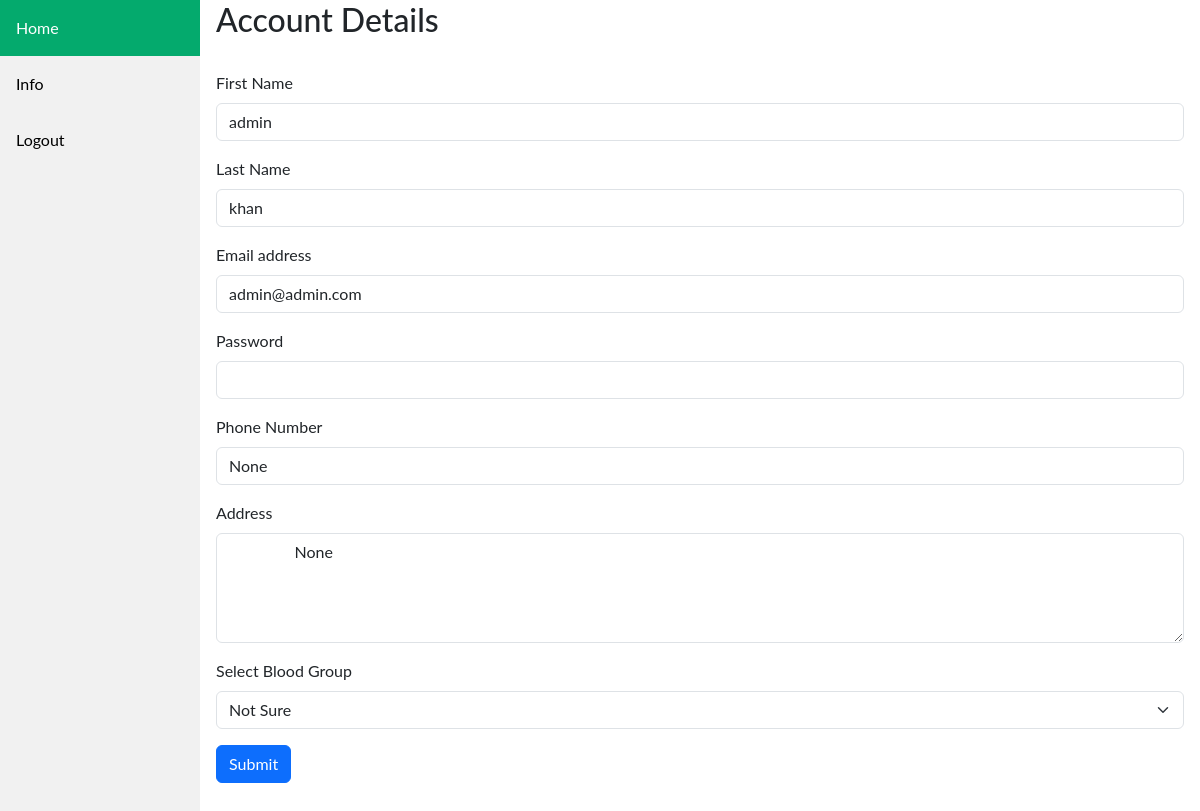
/hospital/info/ (signed in), run on the app's committed database.
### core/models.py (models this page shows)
class User(AbstractBaseUser, PermissionsMixin):
    first_name = models.CharField(max_length=15)
    last_name = models.CharField(max_length=15)
    email = models.EmailField(max_length=200, unique=True)
    address = models.TextField(null=True)
    phone = models.BigIntegerField(null=True, unique=True)
    status = models.BooleanField(default=False)
    is_donor = models.BooleanField(default=False, null=True)
    is_receipient = models.BooleanField(default=False, null=True)
    is_hospital_stff = models.BooleanField(null=True,default=False)
    blood_group = models.ForeignKey(Bloodstock, on_delete=models.CASCADE, null=True)
    is_manager = models.BooleanField(default=False, null=True)
    is_active = models.BooleanField(default=True)
    is_staff = models.BooleanField(default=False)
    is_superuser = models.BooleanField(default=False)
    objects = UserManager()
    USERNAME_FIELD = "email"
    REQUIRED_FIELDS = ["first_name", "last_name"]
    def __str__(self):
        return self.email

### hospital/views.py (the view)
# urls.py: path("info/",InfoView,name="info"),
def InfoView(request):
    if request.method == "POST":
        data = request.POST
        firstname = data.get("first_name")
        lastname = data.get("last_name")
        email = data.get("email")
        password = data.get("password")
        phone = data.get("phone")
        address = data.get("address")
        blood_group = data.get("blood_group")
        user = User.objects.get(id=request.user.id)
        if firstname:
            user.first_name = firstname
            user.save()
        else:
            pass
        if lastname:
            user.last_name = lastname
            user.save()
        else:
            pass
        if email:
            user.email = email
            user.save()
        else:
            pass
        if address:
            user.address = address
            user.save()
        else:
            pass
        if phone:
            user.phone = phone
            user.save()
        else:
            pass
        if password:
            user.set_password(password)
            user.save()
            login(request, user)
        else:
            pass
        if blood_group:
            user.blood_group = blood_group
            user.save()
        else:
            pass
        return redirect("/hospital/login/")
    else:
        user = request.user
        if user.is_authenticated:
            user_obj = User.objects.get(email=user.email)
            print(user_obj)
            context = {"data": user_obj}
            return render(request, "dashboard/h_info.html", context)
        else:
            return redirect("/hospital/login/")

### hospital/templates/dashboard/h_info.html (shortened to what this page needs)
{% extends "base_donor.html" %}
{% block sidebar %}
<div class="content">
    <h2>Account Details</h2>
    <br>
    <form method="post">
        <div class="mb-3">
            <label for="first_name" class="form-label">First Name</label>
            <input type="text" class="form-control" value="{{data.first_name}}" name="first_name" id="first_name" required>
          </div>
          <div class="mb-3">
            <label for="last_name" class="form-label">Last Name</label>
            <input type="text" class="form-control" value="{{data.last_name}}" name="last_name" id="last_name" required>
          </div>
        <div class="mb-3">
          <label for="email" class="form-label">Email address</label>
          <input type="email" class="form-control" value="{{data.email}}" name="email" id="email" aria-describedby="enter email" required>
        </div>
        <div class="mb-3">
          <label for="password" class="form-label">Password</label>
          <input type="password" class="form-control"  name="password" id="password">
        </div>
        <div class="mb-3">
            <label for="phone" class="form-label">Phone Number</label>
            <input type="text" class="form-control" value="{{data.phone}}" name="phone" id="phone" required>
          </div>
          <div class="mb-3">
            <label for="address" class="form-label">Address</label>
            <textarea class="form-control" name="address" id="address" rows="4" required>
                {{data.address}}
            </textarea>
          </div>
          <div class="mb-3">
            <label class="form-label" for="blood_group">Select Blood Group</label>
            <select name="blood_group" id="blood_group" class="form-select" aria-label="select blood group"
            >
                <option value="not sure" {% if data.blood_group == 'not sure' %} selected {% endif %}>Not Sure
                </option>
            </select>
        </div>
        <button type="submit" class="btn btn-primary">Submit</button>
      </form>
  </div>
{% endblock %}

### donor/templates/sidebar.html (style rules this page uses)
div.content { margin-left: 200px; padding: 1px 16px; height: 1000px; }

### data on the page
User: first_name "admin", last_name "khan", email "admin@admin.com", phone "None", address "None"
